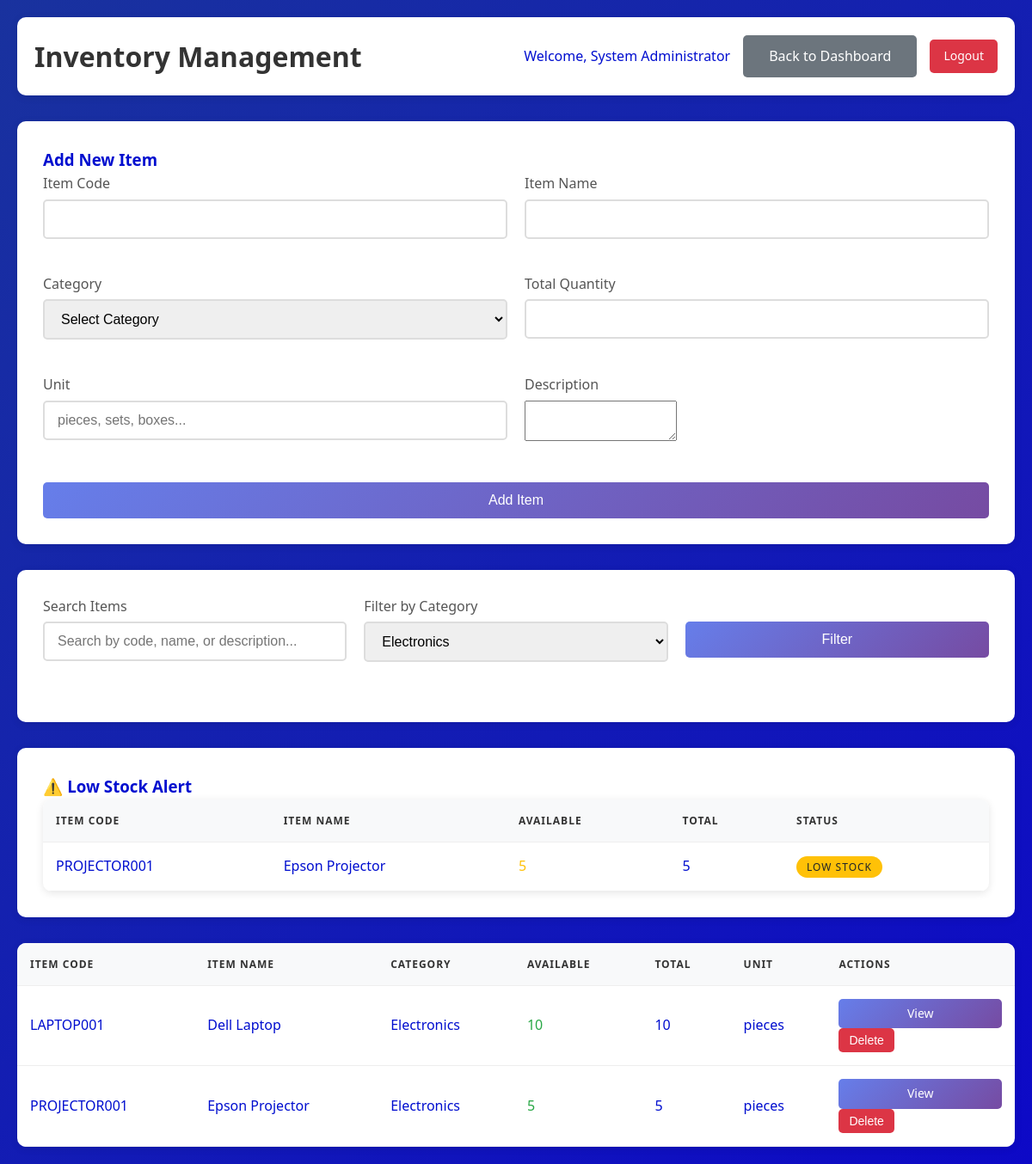
Page /views/items.php?category=Electronics (signed in) on the committed database.
### tables this page shows
CREATE TABLE items (
    item_id INT PRIMARY KEY AUTO_INCREMENT,
    item_code VARCHAR(50) NOT NULL UNIQUE,
    item_name VARCHAR(100) NOT NULL,
    item_description TEXT,
    category VARCHAR(50) NOT NULL,
    total_quantity INT NOT NULL DEFAULT 0,
    available_quantity INT NOT NULL DEFAULT 0,
    unit VARCHAR(20) NOT NULL,
    created_at TIMESTAMP DEFAULT CURRENT_TIMESTAMP,
    updated_at TIMESTAMP DEFAULT CURRENT_TIMESTAMP ON UPDATE CURRENT_TIMESTAMP
);

### models/Item.php (called while the page is built, shortened)
<?php
require_once '../classes/Database.php';
class Item
{
    private $db;
    public function __construct()
    {
        $this->db = new Database();
    }
    public function getAll($search = '', $category = '', $limit = 0, $offset = 0)
    {
        $search = $this->db->escape($search);
        $category = $this->db->escape($category);
        $where_clause = '';
        $conditions = [];
        if (!empty($category)) {
            $conditions[] = "category = '$category'";
        }
        if (!empty($conditions)) {
            $where_clause = "WHERE " . implode(' AND ', $conditions);
        }
        $limit_clause = '';
        $sql = "SELECT * FROM items
                $where_clause
                ORDER BY item_name
                $limit_clause";
        $result = $this->db->query($sql);
        return mysqli_fetch_all($result, MYSQLI_ASSOC);
    }
    public function getCategories()
    {
        $sql = "SELECT DISTINCT category FROM items ORDER BY category";
        $result = $this->db->query($sql);
        $categories = [];
        while ($row = mysqli_fetch_assoc($result)) {
            $categories[] = $row['category'];
        }
        return $categories;
    }
    public function getLowStockItems($threshold = 5)
    {
        $sql = "SELECT * FROM items
                WHERE available_quantity <= $threshold
                ORDER BY available_quantity ASC";
        $result = $this->db->query($sql);
        return mysqli_fetch_all($result, MYSQLI_ASSOC);
    }
}

### classes/Database.php (called while the page is built, shortened)
<?php
class Database {
    private $host = 'localhost';
    private $username = 'root';
    private $password = '';
    private $database = 'borrowing_system';
    private $connection;
    private function connect() {
        $this->connection = mysqli_connect(
            $this->host,
            $this->username,
            $this->password,
            $this->database
        );
        mysqli_set_charset($this->connection, 'utf8');
    }
    public function query($sql) {
        $result = mysqli_query($this->connection, $sql);
        return $result;
    }
    public function escape($string) {
        return mysqli_real_escape_string($this->connection, $string);
    }
}
?>

### views/items.php (the view, shortened to what this page needs)
<?php
require_once '../models/Item.php';
$item = new Item();
$search = isset($_GET['search']) ? $_GET['search'] : '';
$category = isset($_GET['category']) ? $_GET['category'] : '';
$items_list = $item->getAll($search, $category);
$categories = $item->getCategories();
$low_stock_items = $item->getLowStockItems();
?>
<!DOCTYPE html>
<html lang="en">
<head>
    <link rel="stylesheet" href="../assets/css/style.css">
</head>
<body>
    <div class="dashboard-container">
        <div class="header">
            <h1>Inventory Management</h1>
            <div class="user-info">
                <span>Welcome, <?php echo $_SESSION['admin_name']; ?></span>
                <a href="dashboard.php" class="btn btn-secondary">Back to Dashboard</a>
                <a href="dashboard.php?logout=1" class="logout-btn">Logout</a>
            </div>
        </div>
        <div class="form-container">
            <h3>Add New Item</h3>
            <form method="POST" action="">
                <div class="form-row">
                    <div class="form-group">
                        <label for="item_code">Item Code</label>
                        <input type="text" id="item_code" name="item_code" required>
                    </div>
                    <div class="form-group">
                        <label for="item_name">Item Name</label>
                        <input type="text" id="item_name" name="item_name" required>
                    </div>
                </div>
                <div class="form-row">
                    <div class="form-group">
                        <label for="category">Category</label>
                        <select id="category" name="category" required>
                            <option value="">Select Category</option>
                        </select>
                    </div>
                    <div class="form-group">
                        <label for="total_quantity">Total Quantity</label>
                        <input type="number" id="total_quantity" name="total_quantity" min="1" required>
                    </div>
                </div>
                <div class="form-row">
                    <div class="form-group">
                        <label for="unit">Unit</label>
                        <input type="text" id="unit" name="unit" placeholder="pieces, sets, boxes..." required>
                    </div>
                    <div class="form-group">
                        <label for="item_description">Description</label>
                        <textarea id="item_description" name="item_description" rows="3"></textarea>
                    </div>
                </div>
                <button type="submit" name="add_item" class="btn btn-primary">Add Item</button>
            </form>
        </div>
        <div class="form-container">
            <form method="GET" action="">
                <div class="form-row">
                    <div class="form-group">
                        <label for="search">Search Items</label>
                        <input type="text" id="search" name="search"
                            placeholder="Search by code, name, or description..." value="<?php echo $search; ?>">
                    </div>
                    <div class="form-group">
                        <label for="category_filter">Filter by Category</label>
                        <select id="category_filter" name="category">
                            <?php foreach ($categories as $cat): ?>
                                <option value="<?php echo $cat; ?>" <?php echo $category == $cat ? 'selected' : ''; ?>>
                                    <?php echo $cat; ?></option>
                            <?php endforeach; ?>
                        </select>
                    </div>
                    <div class="form-group">
                        <label>&nbsp;</label>
                        <button type="submit" class="btn btn-primary">Filter</button>
                    </div>
                </div>
            </form>
        </div>
        <?php if (!empty($low_stock_items)): ?>
            <div class="form-container">
                <h3>⚠️ Low Stock Alert</h3>
                <div class="table-container">
                    <table class="table">
                        <thead>
                            <tr>
                                <th>Item Code</th>
                                <th>Item Name</th>
                                <th>Available</th>
                                <th>Total</th>
                                <th>Status</th>
                            </tr>
                        </thead>
                        <tbody>
                            <?php foreach ($low_stock_items as $item_data): ?>
                                <tr>
                                    <td><?php echo $item_data['item_code']; ?></td>
                                    <td><?php echo $item_data['item_name']; ?></td>
                                    <td>
                                        <span
                                            style="color: <?php echo $item_data['available_quantity'] == 0 ? '#dc3545' : '#ffc107'; ?>;">
                                            <?php echo $item_data['available_quantity']; ?>
                                        </span>
                                    </td>
                                    <td><?php echo $item_data['total_quantity']; ?></td>
                                    <td>
                                        <?php if ($item_data['available_quantity'] == 0): ?>
                                            <span class="status-badge" style="background: #dc3545; color: white;">Out of
                                                Stock</span>
                                        <?php else: ?>
                                            <span class="status-badge" style="background: #ffc107; color: #212529;">Low Stock</span>
                                        <?php endif; ?>
                                    </td>
                                </tr>
                            <?php endforeach; ?>
                        </tbody>
                    </table>
                </div>
            </div>
        <?php endif; ?>
        <div class="table-container">
            <table class="table">
                <thead>
                    <tr>
                        <th>Item Code</th>
                        <th>Item Name</th>
                        <th>Category</th>
                        <th>Available</th>
                        <th>Total</th>
                        <th>Unit</th>
                        <th>Actions</th>
                    </tr>
                </thead>
                <tbody>
                    <?php foreach ($items_list as $item_data): ?>
                        <tr>
                            <td><?php echo $item_data['item_code']; ?></td>
                            <td><?php echo $item_data['item_name']; ?></td>
                            <td><?php echo $item_data['category']; ?></td>
                            <td>
                                <span
                                    style="color: <?php echo $item_data['available_quantity'] == 0 ? '#dc3545' : '#28a745'; ?>;">
                                    <?php echo $item_data['available_quantity']; ?>
                                </span>
                            </td>
                            <td><?php echo $item_data['total_quantity']; ?></td>
                            <td><?php echo $item_data['unit']; ?></td>
                            <td>
                                <a href="item_details.php?id=<?php echo $item_data['item_id']; ?>"
                                    class="btn btn-sm btn-primary">View</a>
                                <form method="POST" action="" style="display: inline;">
                                    <button type="submit" name="delete_item" class="btn btn-sm btn-danger"
                                        onclick="return confirm('Are you sure you want to delete this item?')">Delete</button>
                                </form>
                            </td>
                        </tr>
                    <?php endforeach; ?>
                </tbody>
            </table>
        </div>
    </div>
</body>
</html>

### assets/css/style.css (style rules this page uses)
* { margin: 0; padding: 0; box-sizing: border-box; }
body { font-family: 'Segoe UI', Tahoma, Geneva, Verdana, sans-serif; line-height: 1.6; color: #000ecf; background: linear-gradient(135deg, #19329e 0%, #0d09c7 100%); min-height: 100vh; }
.form-group { margin-bottom: 20px; }
.form-group label { display: block; margin-bottom: 5px; color: #555; font-weight: 500; }
.form-group input { width: 100%; padding: 12px 15px; border: 2px solid #ddd; border-radius: 5px; font-size: 16px; transition: border-color 0.3s ease; }
.btn { display: inline-block; padding: 12px 30px; border: none; border-radius: 5px; font-size: 16px; font-weight: 500; cursor: pointer; transition: all 0.3s ease; text-decoration: none; text-align: center; }
.btn-primary { background: linear-gradient(135deg, #667eea 0%, #764ba2 100%); color: white; width: 100%; }
.dashboard-container { max-width: 1200px; margin: 0 auto; padding: 20px; }
.header { background: white; padding: 20px; border-radius: 10px; box-shadow: 0 2px 10px rgba(0, 0, 0, 0.1); margin-bottom: 30px; display: flex; justify-content: space-between; align-items: center; }
.header h1 { color: #333; margin: 0; }
.user-info { display: flex; align-items: center; gap: 15px; }
.logout-btn { background: #dc3545; color: white; padding: 8px 16px; border: none; border-radius: 5px; cursor: pointer; text-decoration: none; font-size: 14px; }
.table-container { background: white; border-radius: 10px; box-shadow: 0 2px 10px rgba(0, 0, 0, 0.1); overflow: hidden; }
.table { width: 100%; border-collapse: collapse; }
.table th, .table td { padding: 15px; text-align: left; border-bottom: 1px solid #eee; }
.table th { background: #f8f9fa; font-weight: 600; color: #333; text-transform: uppercase; font-size: 12px; letter-spacing: 1px; }
.btn-secondary { background: #6c757d; color: white; }
.btn-danger { background: #dc3545; color: white; }
.btn-sm { padding: 6px 12px; font-size: 14px; }
.form-container { background: white; padding: 30px; border-radius: 10px; box-shadow: 0 2px 10px rgba(0, 0, 0, 0.1); margin-bottom: 30px; }
.form-row { display: grid; grid-template-columns: repeat(auto-fit, minmax(250px, 1fr)); gap: 20px; margin-bottom: 20px; }
.form-group select { width: 100%; padding: 12px 15px; border: 2px solid #ddd; border-radius: 5px; font-size: 16px; transition: border-color 0.3s ease; }
.status-badge { padding: 4px 12px; border-radius: 20px; font-size: 12px; font-weight: 500; text-transform: uppercase; letter-spacing: 1px; }

### rows in the picture
items: item_code "PROJECTOR001", item_name "Epson Projector", available_quantity "5", total_quantity "5", shows "LOW STOCK", category "Electronics", unit "pieces"
items: item_code "LAPTOP001", item_name "Dell Laptop", category "Electronics", available_quantity "10", total_quantity "10", unit "pieces"

### other values in the picture
$_SESSION['admin_name'] "System Administrator"
form field category "Electronics"
